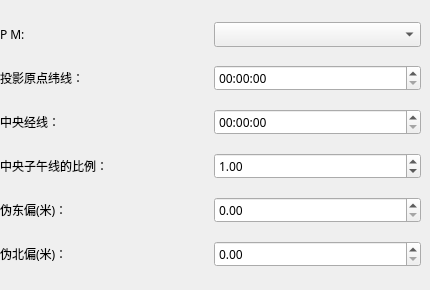
              <widget class="QWidget" name="PTZZWW_Page">
               <widget class="QWidget" name="layoutWidget_14">
                <property name="geometry">
                 <rect>
                  <x>0</x>
                  <y>10</y>
                  <width>421</width>
                  <height>271</height>
                 </rect>
                </property>
                <layout class="QVBoxLayout" name="verticalLayout_10">
                 <item>
                  <layout class="QHBoxLayout" name="horizontalLayout_39" stretch="1,1">
                   <item>
                    <widget class="QLabel" name="PTZZWW_PMLabel">
                     <property name="font">
                      <font>
                       <family>Source Han Sans SC Medium</family>
                       <pointsize>9</pointsize>
                       <weight>7</weight>
                       <italic>false</italic>
                       <bold>false</bold>
                      </font>
                     </property>
                     <property name="text">
                      <string>P M:</string>
                     </property>
                    </widget>
                   </item>
                   <item>
                    <widget class="QComboBox" name="PTZZWW_PMBox">
                     <property name="font">
                      <font>
                       <family>Source Han Sans SC Medium</family>
                       <pointsize>9</pointsize>
                       <weight>7</weight>
                       <italic>false</italic>
                       <bold>false</bold>
                      </font>
                     </property>
                    </widget>
                   </item>
                  </layout>
                 </item>
                 <item>
                  <layout class="QHBoxLayout" name="horizontalLayout_40" stretch="1,1">
                   <item>
                    <widget class="QLabel" name="label_34">
                     <property name="font">
                      <font>
                       <family>Source Han Sans SC Medium</family>
                       <pointsize>9</pointsize>
                       <weight>7</weight>
                       <italic>false</italic>
                       <bold>false</bold>
                      </font>
                     </property>
                     <property name="text">
                      <string>投影原点纬线：</string>
                     </property>
                    </widget>
                   </item>
                   <item>
                    <widget class="QTimeEdit" name="timeEdit_3">
                     <property name="font">
                      <font>
                       <family>Source Han Sans SC Medium</family>
                       <pointsize>9</pointsize>
                       <weight>7</weight>
                       <italic>false</italic>
                       <bold>false</bold>
                      </font>
                     </property>
                     <property name="inputMethodHints">
                      <set>Qt::ImhNone</set>
                     </property>
                     <property name="displayFormat">
                      <string>HH:mm:ss</string>
                     </property>
                    </widget>
                   </item>
                  </layout>
                 </item>
                 <item>
                  <layout class="QHBoxLayout" name="horizontalLayout_41" stretch="1,1">
                   <item>
                    <widget class="QLabel" name="label_35">
                     <property name="font">
                      <font>
                       <family>Source Han Sans SC Medium</family>
                       <pointsize>9</pointsize>
                       <weight>7</weight>
                       <italic>false</italic>
                       <bold>false</bold>
                      </font>
                     </property>
                     <property name="text">
                      <string>中央经线：</string>
                     </property>
                    </widget>
                   </item>
                   <item>
                    <widget class="QTimeEdit" name="timeEdit_4">
                     <property name="font">
                      <font>
                       <family>Source Han Sans SC Medium</family>
                       <pointsize>9</pointsize>
                       <weight>7</weight>
                       <italic>false</italic>
                       <bold>false</bold>
                      </font>
                     </property>
                     <property name="inputMethodHints">
                      <set>Qt::ImhNone</set>
                     </property>
                     <property name="displayFormat">
                      <string>HH:mm:ss</string>
                     </property>
                    </widget>
                   </item>
                  </layout>
                 </item>
                 <item>
                  <layout class="QHBoxLayout" name="horizontalLayout_42" stretch="1,1">
                   <item>
                    <widget class="QLabel" name="label_36">
                     <property name="font">
                      <font>
                       <family>Source Han Sans SC Medium</family>
                       <pointsize>9</pointsize>
                       <weight>7</weight>
                       <italic>false</italic>
                       <bold>false</bold>
                      </font>
                     </property>
                     <property name="text">
                      <string>中央子午线的比例：</string>
                     </property>
                    </widget>
                   </item>
                   <item>
                    <widget class="QDoubleSpinBox" name="doubleSpinBox_4">
                     <property name="font">
                      <font>
                       <family>Source Han Sans SC Medium</family>
                       <pointsize>9</pointsize>
                       <weight>7</weight>
                       <italic>false</italic>
                       <bold>false</bold>
                      </font>
                     </property>
                     <property name="value">
                      <double>1.000000000000000</double>
                     </property>
                    </widget>
                   </item>
                  </layout>
                 </item>
                 <item>
                  <layout class="QHBoxLayout" name="horizontalLayout_43" stretch="1,1">
                   <item>
                    <widget class="QLabel" name="label_37">
                     <property name="font">
                      <font>
                       <family>Source Han Sans SC Medium</family>
                       <pointsize>9</pointsize>
                       <weight>7</weight>
                       <italic>false</italic>
                       <bold>false</bold>
                      </font>
                     </property>
                     <property name="text">
                      <string>伪东偏(米)：</string>
                     </property>
                    </widget>
                   </item>
                   <item>
                    <widget class="QDoubleSpinBox" name="doubleSpinBox_2">
                     <property name="font">
                      <font>
                       <family>Source Han Sans SC Medium</family>
                       <pointsize>9</pointsize>
                       <weight>7</weight>
                       <italic>false</italic>
                       <bold>false</bold>
                      </font>
                     </property>
                    </widget>
                   </item>
                  </layout>
                 </item>
                 <item>
                  <layout class="QHBoxLayout" name="horizontalLayout_44" stretch="1,1">
                   <item>
                    <widget class="QLabel" name="label_38">
                     <property name="font">
                      <font>
                       <family>Source Han Sans SC Medium</family>
                       <pointsize>9</pointsize>
                       <weight>7</weight>
                       <italic>false</italic>
                       <bold>false</bold>
                      </font>
                     </property>
                     <property name="text">
                      <string>伪北偏(米)：</string>
                     </property>
                    </widget>
                   </item>
                   <item>
                    <widget class="QDoubleSpinBox" name="doubleSpinBox_3">
                     <property name="font">
                      <font>
                       <family>Source Han Sans SC Medium</family>
                       <pointsize>9</pointsize>
                       <weight>7</weight>
                       <italic>false</italic>
                       <bold>false</bold>
                      </font>
                     </property>
                    </widget>
                   </item>
                  </layout>
                 </item>
                </layout>
               </widget>
              </widget>
